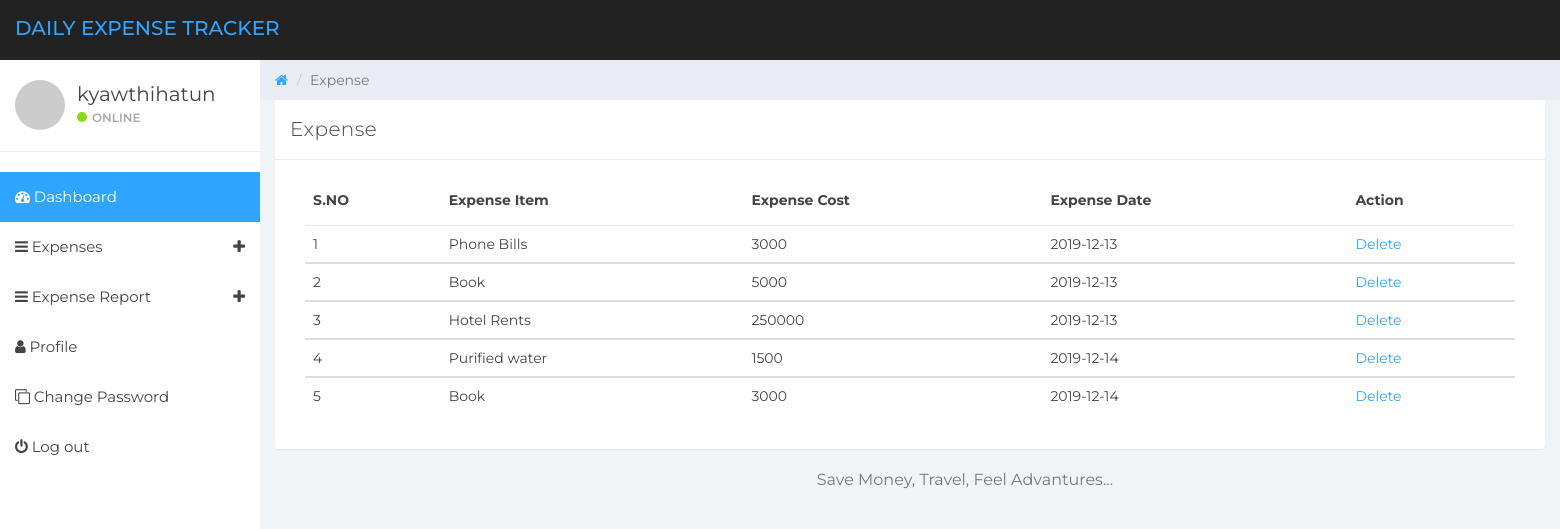
Screenshot of /manage-expense.php (signed in) with the database file from the repository.
### tables this page shows
CREATE TABLE `tblusers` (
  `id` int(11) NOT NULL,
  `name` varchar(255) NOT NULL,
  `email` varchar(255) NOT NULL,
  `mobile_number` varchar(11) NOT NULL,
  `password` varchar(255) NOT NULL,
  `reg_date` datetime NOT NULL DEFAULT CURRENT_TIMESTAMP
);

CREATE TABLE `tblexpenses` (
  `id` int(11) NOT NULL,
  `user_id` int(11) NOT NULL,
  `expense_date` date NOT NULL,
  `expense_item` varchar(255) NOT NULL,
  `cost` varchar(255) NOT NULL,
  `note_date` datetime NOT NULL DEFAULT CURRENT_TIMESTAMP
);

### manage-expense.php (the view, shortened to what this page needs)
<?php
if(strlen($_SESSION['detsuid']==0)):
    header('location: logout.php');
else:
?>
<!DOCTYPE html>
<html lang="en">
<head>
    <link href="css/bootstrap.min.css" rel="stylesheet">
	  <link href="css/font-awesome.min.css" rel="stylesheet">
	  <link href="css/datepicker3.css" rel="stylesheet">
    <link href="css/styles.css" rel="stylesheet">
</head>
<body>
    <?php include('confs/header.php'); ?>
    <?php include('confs/sidebar.php'); ?>
    <div class="col-sm-9 col-sm-offset-3 col-lg-10 col-lg-offset-2 main">
		<div class="row">
			<ol class="breadcrumb">
				<li><a href="#">
					<em class="fa fa-home"></em>
				</a></li>
				<li class="active">Expense</li>
			</ol>
		</div>
		<div class="row">
			<div class="col-lg-12">
				<div class="panel panel-default">
					<div class="panel-heading">Expense</div>
					<div class="panel-body">
						<div class="col-md-12">
						<div class="table-responsive">
                <table class="table table-hover">
                  <thead>
                    <tr>
                      <th>S.NO</th>
                      <th>Expense Item</th>
                      <th>Expense Cost</th>
                      <th>Expense Date</th>
                      <th>Action</th>
                    </tr>
                  </thead>
                  <?php
                    $userid=$_SESSION['detsuid'];
                    $ret=mysqli_query($conn,"SELECT * FROM tblexpenses WHERE user_id='$userid'");
                    $cnt=1;
                    while ($row=mysqli_fetch_array($ret)):
                  ?>
                  <tbody>
                    <tr>
                      <td><?php echo $cnt;?></td>
                      <td><?php  echo $row['expense_item'];?></td>
                      <td><?php  echo $row['cost'];?></td>
                      <td><?php  echo $row['expense_date'];?></td>
                      <td><a href="manage-expense.php?delid=<?php echo $row['id'];?>">Delete</a>
                    </tr>
                    <?php
                      $cnt=$cnt+1;
                      endwhile;
                    ?>
                  </tbody>
                </table>
              </div>
						</div>
					</div>
				</div>
			</div>
			<?php include('confs/footer.php'); ?>
		</div>
	</div>
</body>
</html>
<?php endif; ?>

### confs/header.php (shortened to what this page needs)
<nav class="navbar navbar-custom navbar-fixed-top" role="navigation">
    <div class="container-fluid">
        <div class="navbar-header">
            <a href="dashboard.php" class="navbar-brand">
                <span>Daily Expense Tracker</span>
            </a>
        </div>
    </div>
</nav>

### confs/sidebar.php (shortened to what this page needs)
<?php
include('config.php');
?>
<div id="sidebar-collapse" class="col-sm-3 col-lg-2 sidebar">
    <div class="profile-sidebar">
        <div class="profile-userpic">
            <img src="http://placehold.it/50/30a5ff/fff" class="img-responsive" alt="">
        </div>
        <div class="profile-usertitle">
            <?php
                $uid = $_SESSION['detsuid'];
                $sql = mysqli_query($conn, "SELECT name FROM tblusers WHERE id = '$uid'");
                $result = mysqli_fetch_array($sql);
                $name = $result['name'];
            ?>
            <div class="profile-usertitle-name"><?php echo $name; ?></div>
            <div class="profile-usertitle-status"><span class="indicator label-success"></span>Online</div>
        </div>
    </div>
    <ul class="nav menu">
        <li class="active"><a href="dashboard.php"><em class="fa fa-dashboard">&nbsp;</em>Dashboard</a></li>
        <li class="parent">
            <a href="#sub-item-1" data-toggle="collapse">
                <em class="fa fa-navicon">&nbsp;</em>Expenses <span data-toggle="collapse" href="#sub-item-1" class="icon pull-right"><em class="fa fa-plus"></em></span>
            </a>
        </li>
        <li class="parent">
            <a href="#sub-item-2" data-toggle="collapse">
                <em class="fa fa-navicon">&nbsp;</em>Expense Report <span data-toggle="collapse" href="#sub-item-2" class="icon pull-right"><em class="fa fa-plus"></em></span>
            </a>
        </li>
        <li><a href="user-profile.php"><em class="fa fa-user">&nbsp;</em>Profile</a></li>
        <li><a href="change-password.php"><em class="fa fa-clone">&nbsp;</em>Change Password</a></li>
        <li><a href="logout.php"><em class="fa fa-power-off">&nbsp;</em>Log out</a></li>
    </ul>
</div>

### confs/footer.php
<div class="col-xs-12 col-xs-offset-3 col-sm-12 col-sm-offset-6 col-md-12 col-md-offset-5">
    <p style="font-size: medium">Save Money, Travel, Feel Advantures...</p>
</div>

### css/styles.css (style rules this page uses)
body { background: #f1f4f7; padding-top: 60px; font-size: 14px; color: #444444; font-family: "Montserrat", "Helvetica Neue", Helvetica, Arial, sans-serif; }
p { color: #777; }
a, a:hover, a:focus { color: #30a5ff; }
.navbar-custom { background: #222; height: 60px; }
.navbar-header .navbar-brand { color: #fff; font-size: 20px; text-transform: uppercase; font-weight: 500; height: 60px; padding-top: 18px; }
.navbar-header .navbar-brand span { color: #30a5ff; }
.label-success { background-color: #8ad919; }
.panel { border: 0; }
.panel-heading { font-size: 20px; font-weight: 300; letter-spacing: 0.025em; height: 60px; line-height: 38px; }
.panel-default .panel-heading { background: #fff; border-bottom: 1px solid #e9ecf2; color: #444444; }
.navbar { border: 0; }
.sidebar { display: block; padding: 0; display: none; box-shadow: none; background: #fff; }
.sidebar ul { margin: 20px 0px; }
@media (min-width: 768px) { .sidebar { display: block; position: fixed; top: 60px; bottom: 0; left: 0; z-index: 1000; display: block; margin: 0; padding: 0; overflow-x: hidden; overflow-y: auto; } }
@media (min-width: 768px) { .navbar-header { width: 100%; } }
.sidebar ul.nav .active a, .sidebar ul.nav li.parent a.active, .sidebar ul.nav .active > a:hover, .sidebar ul.nav li.parent a.active:hover, .sidebar ul.nav .active > a:focus, .sidebar ul.nav li.parent a.active:focus { color: #fff; background-color: #30a5ff; }
.sidebar ul.nav li a { height: 50px; font-size: 15px; line-height: 2em; color: #444444; }
.profile-sidebar { padding: 10px 0; border-bottom: 1px solid #e9ecf2; }
.indicator { width: 10px; height: 10px; display: inline-block; border-radius: 9999px; margin-right: 5px; }
.profile-userpic img { float: left; margin: 10px 0px 0px 15px; width: 50px; height: 50px; border-radius: 9999px !important; }
.profile-usertitle { float: left; text-align: left; margin: 10px 0 0 12px; }
.profile-usertitle-name { font-size: 20px; margin-bottom: 0px; }
.profile-usertitle-status { text-transform: uppercase; color: #AAA; font-size: 12px; font-weight: 600; margin-bottom: 15px; }
.breadcrumb { border-radius: 0; padding: 10px 15px 10px 15px; background: #e9ecf2; margin: 0; }
.table { background: #fff; }
.table > thead > tr > th { border-bottom: 1px solid #e6e7e8; vertical-align: middle; height: 50px; }

### rows the page displays
tblusers: name "kyawthihatun"
tblexpenses: expense_item "Phone Bills", cost "3000", expense_date "2019-12-13"
tblexpenses: expense_item "Book", cost "5000", expense_date "2019-12-13"
tblexpenses: expense_item "Hotel Rents", cost "250000", expense_date "2019-12-13"
tblexpenses: expense_item "Purified water", cost "1500", expense_date "2019-12-14"
tblexpenses: expense_item "Book", cost "3000", expense_date "2019-12-14"
